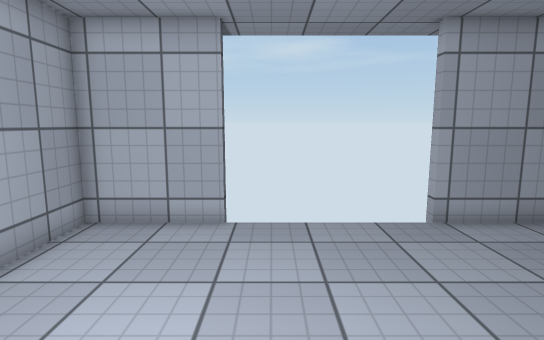
view 1 (above)

12 first-person views from a walk through a scene from a Unity 3-D project. The camera is 1.4 m above the floor, tilts 8° down and sees 80° across. The floor is counted in squares, 0.5 m on a side. Each view is taken from the middle of a square. On the plan, view 1 faces up. The plan holds only what a view shows up to about 20 squares ahead; the rest is blank. Some animated figures are not drawn. Door leaves are left out, so doorways stand open. Surface patterns are stand-ins for the level's own textures.

view 2
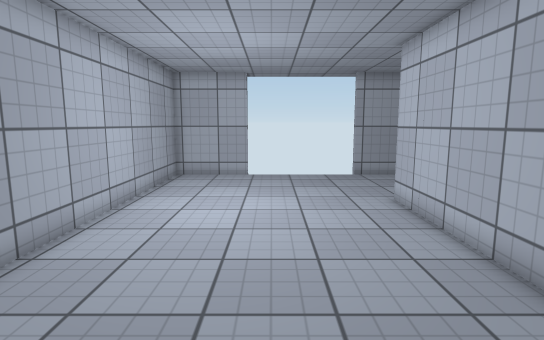

view 3
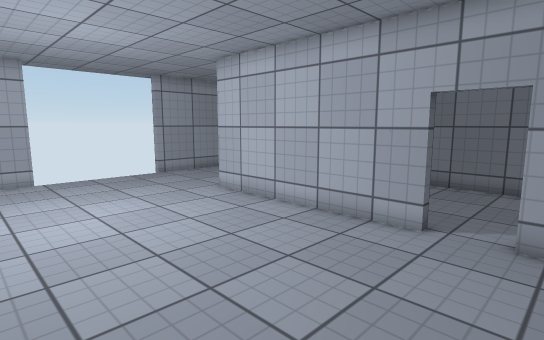

view 4
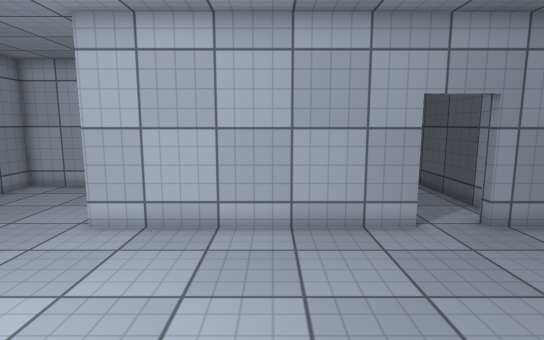

view 5
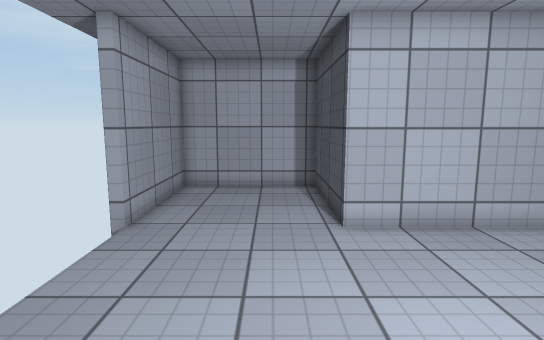

view 6
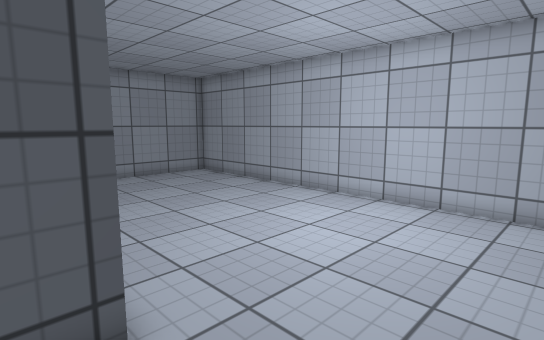

view 7
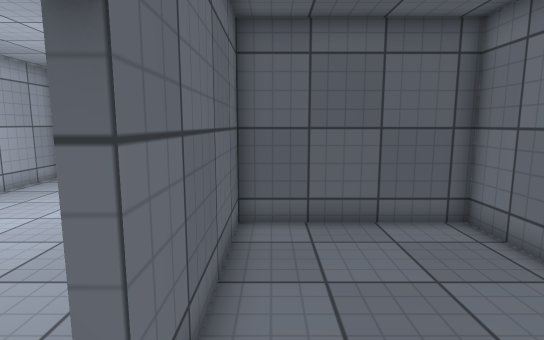

view 8
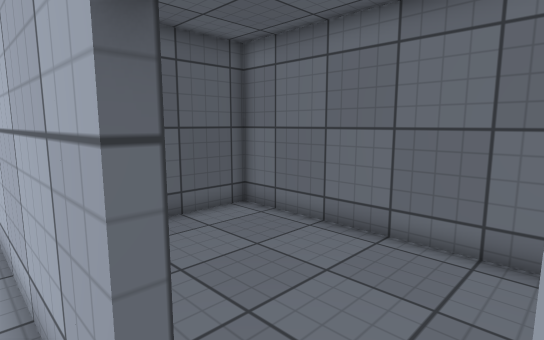

view 9
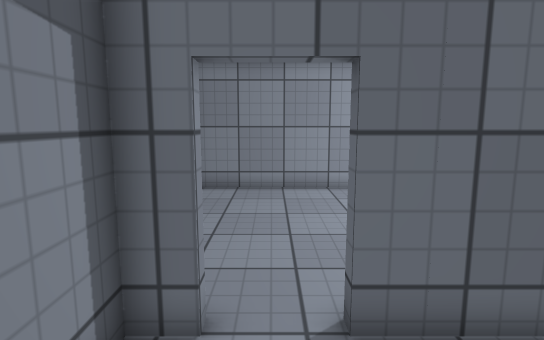

view 10
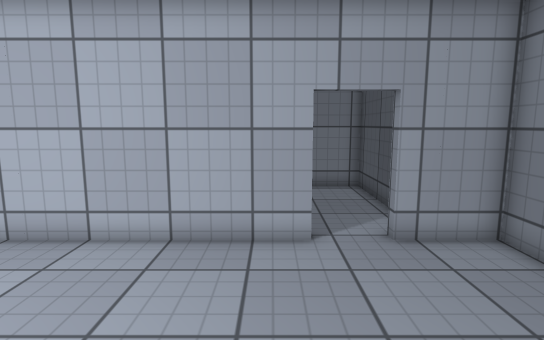

view 11
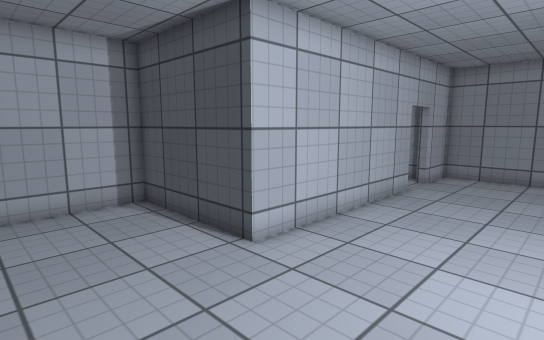

view 12
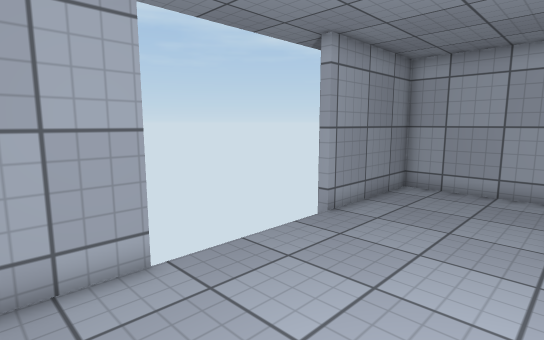

### Floor plan
Ten units are one square. View 1 is at (0, 0); x grows to the right and y downward. Boxes are objects, and circles mark ways between rooms. Rooms are numbered by the first view taken in them; rooms with no view inside come last. Other rooms are left out.
<svg viewBox="-59 -95 180 205">
<path fill="none" stroke="#000" d="M46 60 46 -30M-14 -90 -54 -90 -54 102M46 105 46 80M46 -30 106 -30 106 -90 46 -90M46 80 50 80 50 90 116 90 116 -10 50 -10 50 60 46 60"/>
<circle cx="34" cy="-74" r="3" fill="#2a7"/>
<circle cx="50" cy="65" r="3" fill="#2a7"/>
<text x="0" y="10">1</text>
<text x="80" y="-60">2</text>
<text x="80" y="40">3</text>
</svg>
Room 1 opens to room 2. Room 1 opens to room 3.

Where each view was taken, in squares from view 1:
view 1: 0 up, 0 right, facing up
view 2: 9 down, 0 right, facing up
view 3: 9 down, 4 left, facing up-right
view 4: 2 down, 4 left, facing right
view 5: 5 up, 4 left, facing right
view 6: 7 up, 6 right, facing down-left
view 7: 8 down, 6 right, facing up
view 8: 8 down, 4 right, facing up-right
view 9: 7 down, 9 right, facing left
view 10: 5 down, 3 left, facing right
view 11: 8 up, 1 left, facing down-right
view 12: 3 up, 4 left, facing up-right
